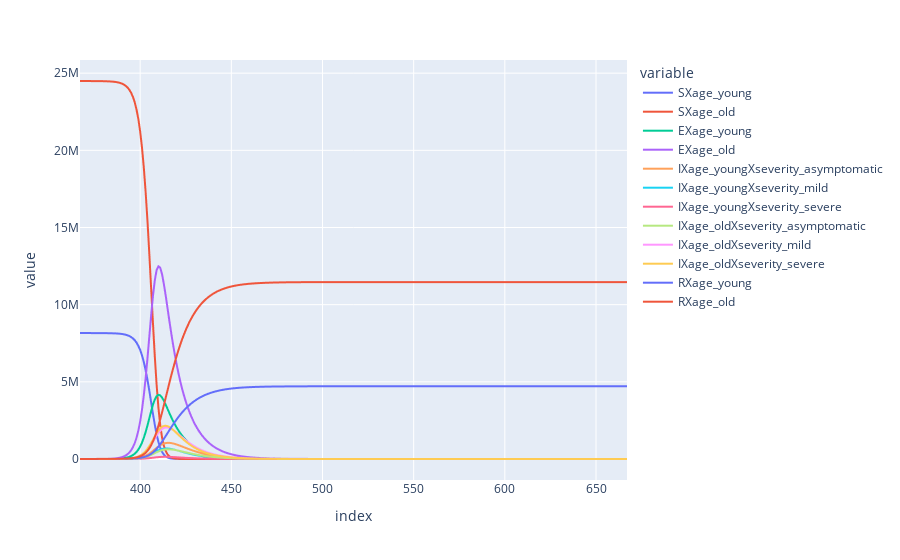

The code cell stored with this chart in its notebook:
### Code cell
# Build and run model with no stratifications
#model = build_model_with_flows(parameters)
model.run()

# Plot compartments
outputs_df = model.get_outputs_df()
outputs_df.plot()

### Figure 1 — Plotly figure (JSON) as saved in the notebook; plotly's stock layout.template omitted (floating-point values rounded to 4 significant figures; data arrays with more than 128 entries replaced by an {"elided": "..."} marker saying what was removed)
{"data": [{"hovertemplate": "variable=SXage_young<br>index=%{x}<br>value=%{y}<extra></extra>", "legendgroup": "SXage_young", "line": {"color": "#636efa", "dash": "solid"}, "marker": {"symbol": "circle"}, "mode": "lines", "name": "SXage_young", "showlegend": true, "type": "scattergl", "x": {"elided": "301 int values"}, "xaxis": "x", "y": {"elided": "301 float values"}, "yaxis": "y"}, {"hovertemplate": "variable=SXage_old<br>index=%{x}<br>value=%{y}<extra></extra>", "legendgroup": "SXage_old", "line": {"color": "#EF553B", "dash": "solid"}, "marker": {"symbol": "circle"}, "mode": "lines", "name": "SXage_old", "showlegend": true, "type": "scattergl", "x": {"elided": "301 int values"}, "xaxis": "x", "y": {"elided": "301 float values"}, "yaxis": "y"}, {"hovertemplate": "variable=EXage_young<br>index=%{x}<br>value=%{y}<extra></extra>", "legendgroup": "EXage_young", "line": {"color": "#00cc96", "dash": "solid"}, "marker": {"symbol": "circle"}, "mode": "lines", "name": "EXage_young", "showlegend": true, "type": "scattergl", "x": {"elided": "301 int values"}, "xaxis": "x", "y": {"elided": "301 float values"}, "yaxis": "y"}, {"hovertemplate": "variable=EXage_old<br>index=%{x}<br>value=%{y}<extra></extra>", "legendgroup": "EXage_old", "line": {"color": "#ab63fa", "dash": "solid"}, "marker": {"symbol": "circle"}, "mode": "lines", "name": "EXage_old", "showlegend": true, "type": "scattergl", "x": {"elided": "301 int values"}, "xaxis": "x", "y": {"elided": "301 float values"}, "yaxis": "y"}, {"hovertemplate": "variable=IXage_youngXseverity_asymptomatic<br>index=%{x}<br>value=%{y}<extra></extra>", "legendgroup": "IXage_youngXseverity_asymptomatic", "line": {"color": "#FFA15A", "dash": "solid"}, "marker": {"symbol": "circle"}, "mode": "lines", "name": "IXage_youngXseverity_asymptomatic", "showlegend": true, "type": "scattergl", "x": {"elided": "301 int values"}, "xaxis": "x", "y": {"elided": "301 float values"}, "yaxis": "y"}, {"hovertemplate": "variable=IXage_youngXseverity_mild<br>index=%{x}<br>value=%{y}<extra></extra>", "legendgroup": "IXage_youngXseverity_mild", "line": {"color": "#19d3f3", "dash": "solid"}, "marker": {"symbol": "circle"}, "mode": "lines", "name": "IXage_youngXseverity_mild", "showlegend": true, "type": "scattergl", "x": {"elided": "301 int values"}, "xaxis": "x", "y": {"elided": "301 float values"}, "yaxis": "y"}, {"hovertemplate": "variable=IXage_youngXseverity_severe<br>index=%{x}<br>value=%{y}<extra></extra>", "legendgroup": "IXage_youngXseverity_severe", "line": {"color": "#FF6692", "dash": "solid"}, "marker": {"symbol": "circle"}, "mode": "lines", "name": "IXage_youngXseverity_severe", "showlegend": true, "type": "scattergl", "x": {"elided": "301 int values"}, "xaxis": "x", "y": {"elided": "301 float values"}, "yaxis": "y"}, {"hovertemplate": "variable=IXage_oldXseverity_asymptomatic<br>index=%{x}<br>value=%{y}<extra></extra>", "legendgroup": "IXage_oldXseverity_asymptomatic", "line": {"color": "#B6E880", "dash": "solid"}, "marker": {"symbol": "circle"}, "mode": "lines", "name": "IXage_oldXseverity_asymptomatic", "showlegend": true, "type": "scattergl", "x": {"elided": "301 int values"}, "xaxis": "x", "y": {"elided": "301 float values"}, "yaxis": "y"}, {"hovertemplate": "variable=IXage_oldXseverity_mild<br>index=%{x}<br>value=%{y}<extra></extra>", "legendgroup": "IXage_oldXseverity_mild", "line": {"color": "#FF97FF", "dash": "solid"}, "marker": {"symbol": "circle"}, "mode": "lines", "name": "IXage_oldXseverity_mild", "showlegend": true, "type": "scattergl", "x": {"elided": "301 int values"}, "xaxis": "x", "y": {"elided": "301 float values"}, "yaxis": "y"}, {"hovertemplate": "variable=IXage_oldXseverity_severe<br>index=%{x}<br>value=%{y}<extra></extra>", "legendgroup": "IXage_oldXseverity_severe", "line": {"color": "#FECB52", "dash": "solid"}, "marker": {"symbol": "circle"}, "mode": "lines", "name": "IXage_oldXseverity_severe", "showlegend": true, "type": "scattergl", "x": {"elided": "301 int values"}, "xaxis": "x", "y": {"elided": "301 float values"}, "yaxis": "y"}, {"hovertemplate": "variable=RXage_young<br>index=%{x}<br>value=%{y}<extra></extra>", "legendgroup": "RXage_young", "line": {"color": "#636efa", "dash": "solid"}, "marker": {"symbol": "circle"}, "mode": "lines", "name": "RXage_young", "showlegend": true, "type": "scattergl", "x": {"elided": "301 int values"}, "xaxis": "x", "y": {"elided": "301 float values"}, "yaxis": "y"}, {"hovertemplate": "variable=RXage_old<br>index=%{x}<br>value=%{y}<extra></extra>", "legendgroup": "RXage_old", "line": {"color": "#EF553B", "dash": "solid"}, "marker": {"symbol": "circle"}, "mode": "lines", "name": "RXage_old", "showlegend": true, "type": "scattergl", "x": {"elided": "301 int values"}, "xaxis": "x", "y": {"elided": "301 float values"}, "yaxis": "y"}], "layout": {"legend": {"title": {"text": "variable"}, "tracegroupgap": 0}, "margin": {"t": 60}, "xaxis": {"anchor": "y", "domain": [0, 1], "title": {"text": "index"}}, "yaxis": {"anchor": "x", "domain": [0, 1], "title": {"text": "value"}}}}
